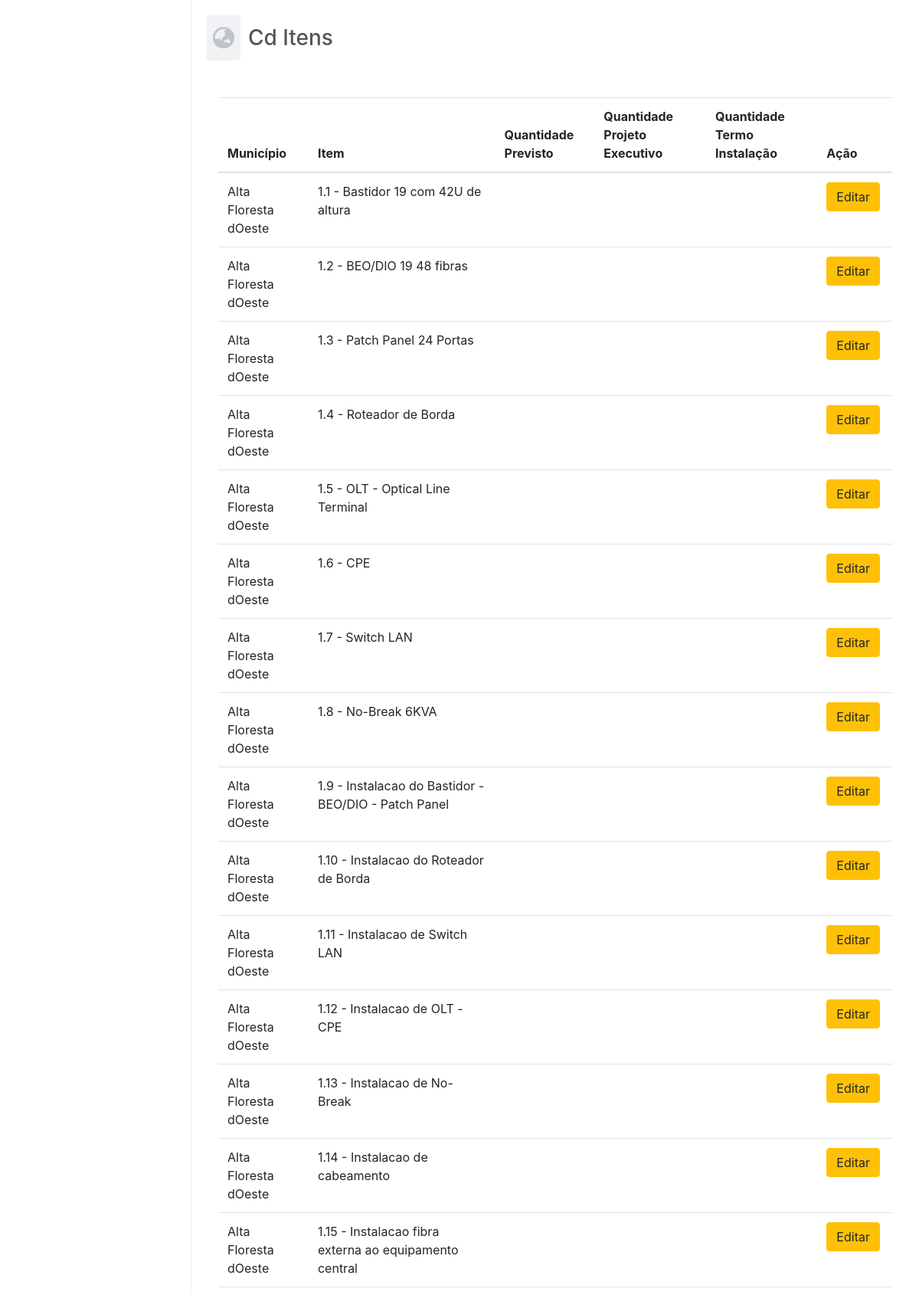
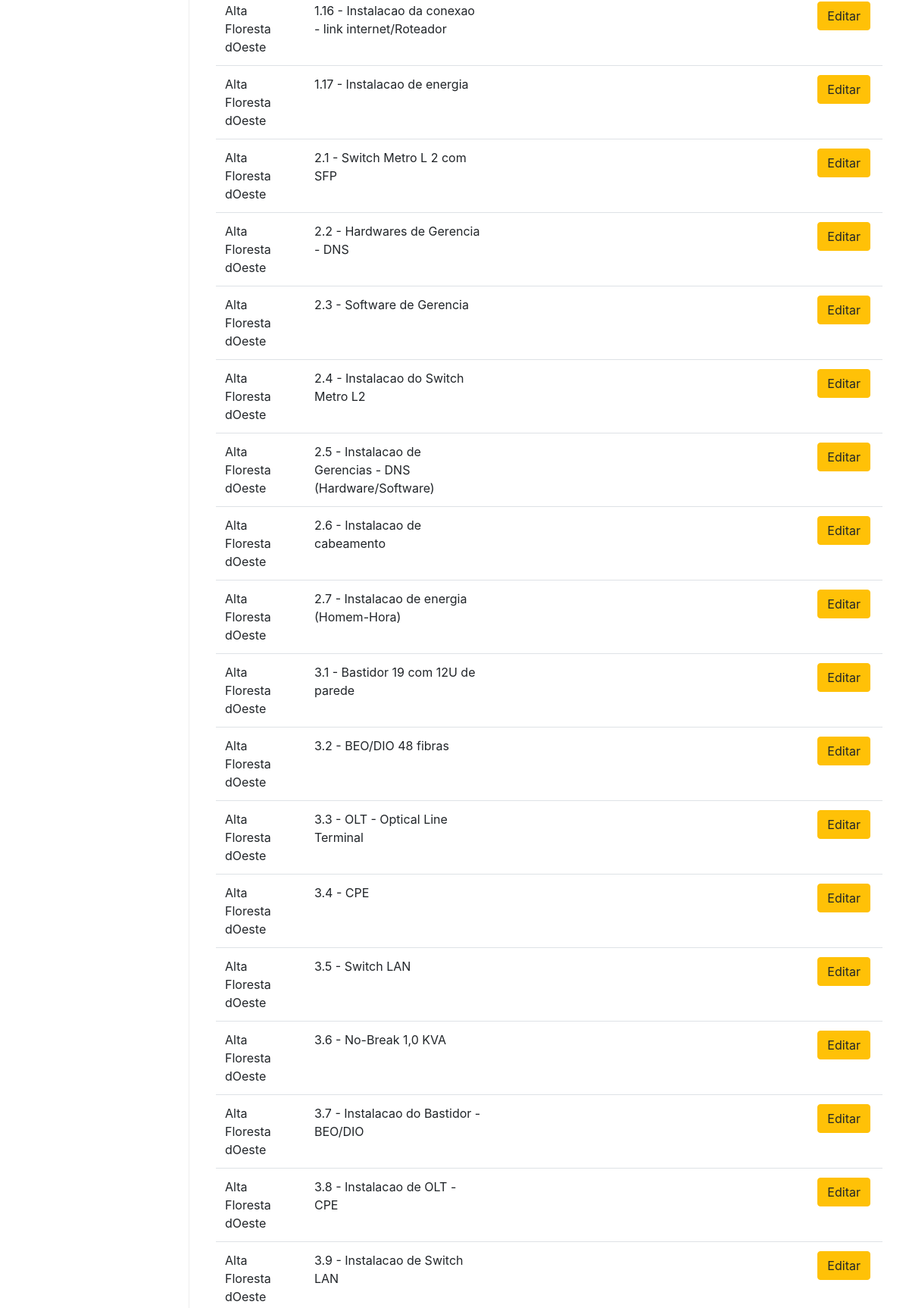
The page /View/CdItens.php (upper part) on the database its author committed (2 pictures, top to bottom).
### tables this page shows
CREATE TABLE IF NOT EXISTS `cd_itens` (
  `cod_ibge` int(7) NOT NULL,
  `cod_item` int(11) NOT NULL,
  `cod_tipo_item` int(11) NOT NULL,
  `quantidade_previsto` int(11) DEFAULT NULL,
  `quantidade_projeto_executivo` int(11) DEFAULT NULL,
  `quantidade_termo_instalacao` int(11) DEFAULT NULL,
  PRIMARY KEY (`cod_ibge`,`cod_item`,`cod_tipo_item`),
  KEY `fk_itens_has_cd_cd1_idx` (`cod_ibge`),
  KEY `fk_cd_itens_itens2_idx` (`cod_item`,`cod_tipo_item`)
);

CREATE TABLE IF NOT EXISTS `municipio` (
  `cod_ibge` int(7) NOT NULL,
  `nome_municipio` varchar(50) DEFAULT NULL,
  `populacao` int(11) DEFAULT NULL,
  `uf` varchar(2) DEFAULT NULL,
  `regiao` varchar(15) DEFAULT NULL,
  `cnpj` varchar(14) DEFAULT NULL,
  `dist_capital` int(11) DEFAULT NULL,
  `endereco` varchar(45) DEFAULT NULL,
  `numero` varchar(10) DEFAULT NULL,
  `complemento` varchar(250) DEFAULT NULL,
  `bairro` varchar(45) DEFAULT NULL,
  `idhm` float DEFAULT NULL,
  `latitude` decimal(10,8) DEFAULT NULL,
  `longitude` decimal(10,8) DEFAULT NULL,
  PRIMARY KEY (`cod_ibge`)
);

### Model/DAO/ClassCdItensDAO.php (called while the page is built, shortened)
<?php
class ClassCdItensDAO {
    public function listarCdItens(){
        try {
            $pdo = Conexao::getInstance();
            $sql = "SELECT
            municipio.nome_municipio,
            CONCAT (itens.cod_tipo_item, '.', itens.cod_item, ' - ', itens.descricao) AS descricao,
            cd_itens.*
            FROM cd_itens
            INNER JOIN municipio ON cd_itens.cod_ibge = municipio.cod_ibge
            INNER JOIN itens ON cd_itens.cod_item = itens.cod_item AND cd_itens.cod_tipo_item = itens.cod_tipo_item
            ORDER BY municipio.nome_municipio, itens.cod_tipo_item, itens.cod_item ASC";
            $stmt = $pdo->prepare($sql);
            $stmt->execute();
            return $stmt->fetchAll();
        } catch (PDOException $ex) {
            return $ex->getMessage();
        }
    }
}

### Controller/ControleListarCdItens.php (called while the page is built)
<?php
require_once '../Model/DAO/ClassCdItensDAO.php';
$listar = new ClassCdItensDAO();
$dados = $listar->listarCdItens();
if($dados) {
    $array_dados = $dados;
} else {
    $array_dados = [];
}

### view/CdItens.php (the view, shortened to what this page needs)
<?php
    include_once("_cabecalho.php");
    require_once("../Controller/ControleListarCdItens.php");
    ?>
    <main id="main">
        <div class="row mb-5">
          <div id="mainHeader" class="col-md-6 d-flex align-items-center">
            <span id="mainHeaderIcon">
                <i class="fas fa-globe-asia"></i>
            </span>
            <span>
            <h3 class="mb-0">Cd Itens</h3>
            </span>
            </div>
        </div>
        <div class="container">
          <div class="row">
            <div class="col-12">
              <div class="table-responsive">
                <table class="table">
                  <thead>
                    <tr>
                      <th scope="col">Município</th>
                      <th scope="col">Item</th>
                      <th scope="col">Quantidade Previsto</th>
                      <th scope="col">Quantidade Projeto Executivo</th>
                      <th scope="col">Quantidade Termo Instalação</th>
                      <th scope="col">Ação</th>
                    </tr>
                  </thead>
                  <tbody>
                  <?php
                    foreach($array_dados as $key => $value) {
                        ?>
                        <tr>
                          <td><?php echo $value['nome_municipio'] ?></td>
                          <td><?php echo $value['descricao'] ?></td>
                          <td><?php echo $value['quantidade_previsto'] ?></td>
                          <td><?php echo $value['quantidade_projeto_executivo'] ?></td>
                          <td><?php echo $value['quantidade_termo_instalacao'] ?></td>
                          <td>
                            <span class="d-flex">
                              <a href="<?php echo URL ?>View/CdItensEditar.php?cod_ibge=<?php echo $value['cod_ibge'] ?>&cod_item=<?php echo $value['cod_item'] ?>&cod_tipo_item=<?php echo $value['cod_tipo_item'] ?>"
                                class="btn btn-warning mr-1">
                                Editar
                              </a>
                            </span>
                          </td>
                        </tr>
                        <?php
                    }
                  ?>
                  </tbody>
                </table>
              </div>
            </div>
          </div>
        </div>
    </main>
    <?php
    include_once('_rodape.php');
?>

### view/css/estilos.css (style rules this page uses)
* { margin: 0; padding: 0; box-sizing: border-box; }
html, body, body>div, #container { height: 100%; }
main#main { grid-area: main; padding: 20px; }
main#main #mainHeader #mainHeaderIcon { font-size: 1.8rem; padding: 8px; border-radius: 4px; background: #f1f2f4; color: #c0c3cc; margin-right: 10px; }
main#main #mainHeader span h3 { color: #54555a; }

### rows shown on the page
cd_itens: municipio.nome_municipio "Alta Floresta dOeste", descricao "1.1 - Bastidor 19 com 42U de altura"
cd_itens: municipio.nome_municipio "Alta Floresta dOeste", descricao "1.2 - BEO/DIO 19 48 fibras"
cd_itens: municipio.nome_municipio "Alta Floresta dOeste", descricao "1.3 - Patch Panel 24 Portas"
cd_itens: municipio.nome_municipio "Alta Floresta dOeste", descricao "1.4 - Roteador de Borda"
cd_itens: municipio.nome_municipio "Alta Floresta dOeste", descricao "1.5 - OLT - Optical Line Terminal"
cd_itens: municipio.nome_municipio "Alta Floresta dOeste", descricao "1.6 - CPE"
cd_itens: municipio.nome_municipio "Alta Floresta dOeste", descricao "1.7 - Switch LAN"
cd_itens: municipio.nome_municipio "Alta Floresta dOeste", descricao "1.8 - No-Break 6KVA"
cd_itens: municipio.nome_municipio "Alta Floresta dOeste", descricao "1.9 - Instalacao do Bastidor - BEO/DIO - Patch Panel"
cd_itens: municipio.nome_municipio "Alta Floresta dOeste", descricao "1.10 - Instalacao do Roteador de Borda"
cd_itens: municipio.nome_municipio "Alta Floresta dOeste", descricao "1.11 - Instalacao de Switch LAN"
cd_itens: municipio.nome_municipio "Alta Floresta dOeste", descricao "1.12 - Instalacao de OLT - CPE"
cd_itens: municipio.nome_municipio "Alta Floresta dOeste", descricao "1.13 - Instalacao de No-Break"
cd_itens: municipio.nome_municipio "Alta Floresta dOeste", descricao "1.14 - Instalacao de cabeamento"
cd_itens: municipio.nome_municipio "Alta Floresta dOeste", descricao "1.15 - Instalacao fibra externa ao equipamento central"
cd_itens: municipio.nome_municipio "Alta Floresta dOeste", descricao "1.16 - Instalacao da conexao - link internet/Roteador"
cd_itens: municipio.nome_municipio "Alta Floresta dOeste", descricao "1.17 - Instalacao de energia"
cd_itens: municipio.nome_municipio "Alta Floresta dOeste", descricao "2.1 - Switch Metro L 2 com SFP"
cd_itens: municipio.nome_municipio "Alta Floresta dOeste", descricao "2.2 - Hardwares de Gerencia - DNS"
cd_itens: municipio.nome_municipio "Alta Floresta dOeste", descricao "2.3 - Software de Gerencia"
cd_itens: municipio.nome_municipio "Alta Floresta dOeste", descricao "2.4 - Instalacao do Switch Metro L2"
cd_itens: municipio.nome_municipio "Alta Floresta dOeste", descricao "2.5 - Instalacao de Gerencias - DNS (Hardware/Software)"
cd_itens: municipio.nome_municipio "Alta Floresta dOeste", descricao "2.6 - Instalacao de cabeamento"
cd_itens: municipio.nome_municipio "Alta Floresta dOeste", descricao "2.7 - Instalacao de energia (Homem-Hora)"
cd_itens: municipio.nome_municipio "Alta Floresta dOeste", descricao "3.1 - Bastidor 19 com 12U de parede"
cd_itens: municipio.nome_municipio "Alta Floresta dOeste", descricao "3.2 - BEO/DIO 48 fibras"
cd_itens: municipio.nome_municipio "Alta Floresta dOeste", descricao "3.3 - OLT - Optical Line Terminal"
cd_itens: municipio.nome_municipio "Alta Floresta dOeste", descricao "3.4 - CPE"
cd_itens: municipio.nome_municipio "Alta Floresta dOeste", descricao "3.5 - Switch LAN"
cd_itens: municipio.nome_municipio "Alta Floresta dOeste", descricao "3.6 - No-Break 1,0 KVA"
cd_itens: municipio.nome_municipio "Alta Floresta dOeste", descricao "3.7 - Instalacao do Bastidor - BEO/DIO"
cd_itens: municipio.nome_municipio "Alta Floresta dOeste", descricao "3.8 - Instalacao de OLT - CPE"
cd_itens: municipio.nome_municipio "Alta Floresta dOeste", descricao "3.9 - Instalacao de Switch LAN"
